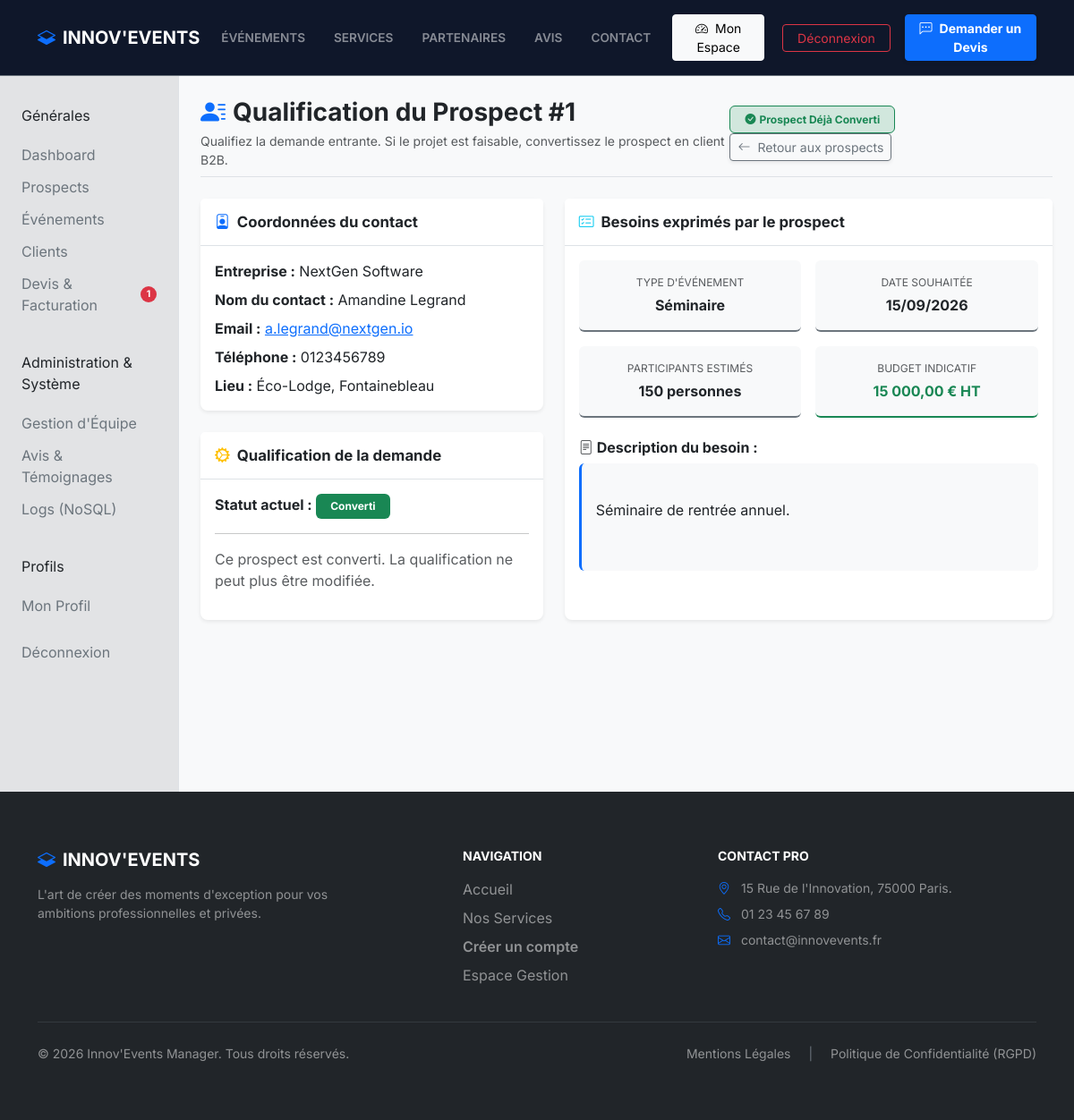
Page /index.php?action=view_prospect&id=1 (signed in) on the committed database.
### tables this page shows
CREATE TABLE prospects (
id INT AUTO_INCREMENT PRIMARY KEY,
user_id INT NULL,
company_id INT NULL,
company_name VARCHAR(255) NOT NULL,
contact_name VARCHAR(255) NOT NULL,
email VARCHAR(255) NOT NULL,
phone VARCHAR(50) NOT NULL,
event_type VARCHAR(100) NOT NULL,
event_date DATE NULL,
location VARCHAR(255) NULL,
estimated_participants INT NULL,
budget DECIMAL(10, 2) NULL,
description TEXT NULL,
rejection_reason TEXT NULL,
status VARCHAR(50) NOT NULL DEFAULT 'à contacter',
created_at TIMESTAMP DEFAULT CURRENT_TIMESTAMP,
CONSTRAINT fk_prospects_user
FOREIGN KEY (user_id) REFERENCES users(id)
ON DELETE CASCADE ON UPDATE CASCADE,
CONSTRAINT fk_prospects_company
FOREIGN KEY (company_id) REFERENCES companies(id)
ON DELETE CASCADE ON UPDATE CASCADE
);

### src/controllers/DashboardController.php (called while the page is built, shortened)
<?php
require_once __DIR__ . '/../models/sql/Prospect.php';
class DashboardController extends BaseController
{
    public function showProspectDetails(int $id): void
    {
        $prospectModel = new Prospect();
        $prospect = $prospectModel->find($id);
        require __DIR__ . '/../views/partials/header.php';
        require __DIR__ . '/../views/admin/view_prospect.php';
        require __DIR__ . '/../views/partials/footer.php';
    }
}

### src/config/Database.php (called while the page is built, shortened)
<?php
class Database {
    private static $instance = null;
    private function __construct() {
        $host    = 'db';
        $db      = 'innovevents_db';
        $user    = 'root';
        $pass    = 'root_password';
        $charset = 'utf8mb4';
        $dsn = "mysql:host=$host;dbname=$db;charset=$charset";
        try {
            $this->pdo = new PDO($dsn, $user, $pass, [
                PDO::ATTR_ERRMODE => PDO::ERRMODE_EXCEPTION,
                PDO::ATTR_DEFAULT_FETCH_MODE => PDO::FETCH_ASSOC,
                PDO::ATTR_EMULATE_PREPARES => false
            ]);
        } catch (\PDOException $e) {
            error_log("Database connection failure: " . $e->getMessage());
            die("Erreur de connexion à la base de données. Veuillez réessayer plus tard.");
        }
    }
    public static function getInstance() {
        if (self::$instance === null) {
            self::$instance = new Database();
        }
        return self::$instance->pdo;
    }
}

### src/models/sql/Prospect.php (called while the page is built, shortened)
<?php
require_once __DIR__ . '/../../config/Database.php';
class Prospect
{
    private $db;
    public function __construct()
    {
        $this->db = Database::getInstance();
    }
    public function find(int $id)
    {
        try {
            $query = "SELECT * FROM prospects WHERE id = :id LIMIT 1";
            $stmt = $this->db->prepare($query);
            $stmt->execute([':id' => $id]);
            return $stmt->fetch(PDO::FETCH_ASSOC);
        } catch (\PDOException $e) {
            error_log("Erreur lors de la récupération du prospect $id : " . $e->getMessage());
            return false;
        }
    }
}

### src/views/admin/view_prospect.php (the view, shortened to what this page needs)
<?php
$isConverted = ($prospect['status'] ?? '') === 'converti';
?>
<div class="container-fluid bg-light min-vh-100">
    <div class="row">
        <?php require __DIR__ . '/../partials/sidebar.php'; ?>
        <main class="col-md-9 ms-sm-auto col-lg-10 px-md-4 py-2">
            <div class="d-flex justify-content-between align-items-center pt-3 pb-2 mb-4 border-bottom">
                <div>
                    <h1 class="h3 fw-bold text-dark mb-1">
                        <i class="bi bi-person-lines-fill text-primary me-2"></i>Qualification du Prospect #<?= (int)$prospect['id'] ?>
                    </h1>
                    <p class="text-muted small mb-0">
                        Qualifiez la demande entrante. Si le projet est faisable, convertissez le prospect en client B2B.
                    </p>
                </div>
                <div>
                    <?php if (!$isConverted): ?>
                        <a href="index.php?action=show_convert_form&id=<?= (int)$prospect['id'] ?>" class="btn btn-primary shadow-sm me-2" style="background-color: #3B82F6; border: none;">
                            <i class="bi bi-magic me-2"></i>Convertir en Client
                        </a>
                    <?php else: ?>
                        <span class="badge bg-success-subtle text-success border border-success px-3 py-2 me-2">
                            <i class="bi bi-check-circle-fill me-1"></i>Prospect Déjà Converti
                        </span>
                    <?php endif; ?>
                    <a href="index.php?action=prospects" class="btn btn-outline-secondary btn-sm shadow-sm">
                        <i class="bi bi-arrow-left me-2"></i>Retour aux prospects
                    </a>
                </div>
            </div>
            <div class="row g-4">
                <div class="col-md-5">
                    <div class="card border-0 shadow-sm rounded-3 mb-4">
                        <div class="card-header bg-white py-3 border-bottom">
                            <h5 class="mb-0 fw-bold text-dark" style="font-size: 1.05rem;">
                                <i class="bi bi-person-badge text-primary me-2"></i>Coordonnées du contact
                            </h5>
                        </div>
                        <div class="card-body">
                            <p class="mb-2"><strong>Entreprise :</strong> <?= htmlspecialchars($prospect['company_name'] ?? '', ENT_QUOTES, 'UTF-8') ?></p>
                            <p class="mb-2"><strong>Nom du contact :</strong> <?= htmlspecialchars($prospect['contact_name'] ?? '', ENT_QUOTES, 'UTF-8') ?></p>
                            <p class="mb-2"><strong>Email :</strong> <a href="mailto:<?= htmlspecialchars($prospect['email'] ?? '', ENT_QUOTES, 'UTF-8') ?>"><?= htmlspecialchars($prospect['email'] ?? '', ENT_QUOTES, 'UTF-8') ?></a></p>
                            <p class="mb-2"><strong>Téléphone :</strong> <?= htmlspecialchars($prospect['phone'] ?? '', ENT_QUOTES, 'UTF-8') ?></p>
                            <p class="mb-0"><strong>Lieu :</strong> <?= htmlspecialchars($prospect['location'] ?? 'Non spécifié', ENT_QUOTES, 'UTF-8') ?></p>
                        </div>
                    </div>
                    <div class="card border-0 shadow-sm rounded-3">
                        <div class="card-header bg-white py-3 border-bottom">
                            <h5 class="mb-0 fw-bold text-dark" style="font-size: 1.05rem;">
                                <i class="bi bi-gear-wide-connected text-warning me-2"></i>Qualification de la demande
                            </h5>
                        </div>
                        <div class="card-body">
                            <p><strong>Statut actuel :</strong>
                                <?php
                                $status = strtolower($prospect['status'] ?? 'à contacter');
                                $badgeClass = 'text-bg-warning';
                                if ($status === 'converti' || $status === 'accepté') $badgeClass = 'text-bg-success';
                                ?>
                                <span class="badge <?= $badgeClass ?> px-3 py-2"><?= ucfirst(htmlspecialchars($status, ENT_QUOTES, 'UTF-8')) ?></span>
                            </p>
                            <hr>
                            <?php if ($status !== 'converti'): ?>
                            <form action="index.php?action=update_prospect_status" method="POST">
                                <input type="hidden" name="csrf_token" value="<?= htmlspecialchars($_SESSION['csrf_token'] ?? '', ENT_QUOTES, 'UTF-8') ?>">
                                <input type="hidden" name="id" value="<?= (int)$prospect['id'] ?>">
                                <div class="mb-3">
                                    <label for="status_select" class="form-label fw-bold text-muted small">Changer l'état du prospect :</label>
                                    <select class="form-select form-select-sm shadow-sm" id="status_select" name="status" aria-label="Sélection du statut prospect">
                                        <option value="à contacter" <?= $status === 'à contacter' ? 'selected' : '' ?>>À contacter</option>
                                        <option value="en attente" <?= $status === 'en attente' ? 'selected' : '' ?>>En attente (Échanges en cours)</option>
                                        <option value="échoué" <?= $status === 'échoué' ? 'selected' : '' ?>>Échoué (Projet infaisable)</option>
                                    </select>
                                </div>
                                <div class="mb-3" id="rejection_block">
                                    <label for="rejection_reason" class="form-label fw-bold text-muted small">Motif du refus / non-faisabilité (envoyé par email) :</label>
                                    <textarea class="form-control form-control-sm" id="rejection_reason" name="rejection_reason" rows="2" placeholder="Ex: Dates indisponibles, budget insuffisant pour la formule demandée..."><?= htmlspecialchars($prospect['rejection_reason'] ?? '', ENT_QUOTES, 'UTF-8') ?></textarea>
                                </div>
                                <button class="btn btn-sm btn-primary w-100 fw-bold" type="submit">
                                    <i class="bi bi-arrow-repeat me-1"></i>Mettre à jour le statut
                                </button>
                                <small class="text-muted d-block mt-2" style="font-size: 0.75rem;">
                                    <i class="bi bi-info-circle me-1"></i>Pour « Échoué », le motif est obligatoire. Chaque soumission enregistre le motif et tente son envoi par email, y compris lors d'une nouvelle tentative.
                                </small>
                            </form>
                            <?php else: ?>
                                <p class="text-muted">Ce prospect est converti. La qualification ne peut plus être modifiée.</p>
                            <?php endif; ?>
                        </div>
                    </div>
                </div>
                <div class="col-md-7">
                    <div class="card border-0 shadow-sm rounded-3 h-100">
                        <div class="card-header bg-white py-3 border-bottom">
                            <h5 class="mb-0 fw-bold text-dark" style="font-size: 1.05rem;">
                                <i class="bi bi-card-checklist text-info me-2"></i>Besoins exprimés par le prospect
                            </h5>
                        </div>
                        <div class="card-body">
                            <div class="row g-3 mb-4">
                                <div class="col-6">
                                    <div class="bg-light p-3 rounded text-center border-bottom border-secondary border-2">
                                        <small class="text-muted text-uppercase d-block mb-1" style="font-size:0.75rem;">Type d'événement</small>
                                        <span class="fw-bold text-dark"><?= htmlspecialchars($prospect['event_type'] ?? 'Non spécifié', ENT_QUOTES, 'UTF-8') ?></span>
                                    </div>
                                </div>
                                <div class="col-6">
                                    <div class="bg-light p-3 rounded text-center border-bottom border-secondary border-2">
                                        <small class="text-muted text-uppercase d-block mb-1" style="font-size:0.75rem;">Date souhaitée</small>
                                        <span class="fw-bold text-dark"><?= !empty($prospect['event_date']) ? date('d/m/Y', strtotime($prospect['event_date'])) : 'Non définie' ?></span>
                                    </div>
                                </div>
                                <div class="col-6">
                                    <div class="bg-light p-3 rounded text-center border-bottom border-secondary border-2">
                                        <small class="text-muted text-uppercase d-block mb-1" style="font-size:0.75rem;">Participants estimés</small>
                                        <span class="fw-bold text-dark"><?= (int)($prospect['estimated_participants'] ?? 0) ?> personnes</span>
                                    </div>
                                </div>
                                <div class="col-6">
                                    <div class="bg-light p-3 rounded text-center border-bottom border-success border-2">
                                        <small class="text-muted text-uppercase d-block mb-1" style="font-size:0.75rem;">Budget indicatif</small>
                                        <span class="fw-bold text-success"><?= number_format($prospect['budget'] ?? 0, 2, ',', ' ') ?> € HT</span>
                                    </div>
                                </div>
                            </div>
                            <h6 class="fw-bold text-dark mb-2"><i class="bi bi-file-text me-1 text-muted"></i>Description du besoin :</h6>
                            <div class="p-3 bg-light rounded text-dark lh-base border-start border-primary border-3" style="min-height: 120px; white-space: pre-line;">
                                <?= htmlspecialchars($prospect['description'] ?? 'Aucune description textuelle fournie.', ENT_QUOTES, 'UTF-8') ?>
                            </div>
                        </div>
                    </div>
                </div>
            </div>
        </main>
    </div>
</div>

### public/css/style.css (style rules this page uses)
body { font-family: 'Inter', system-ui, -apple-system, sans-serif !important; color: #475569 !important; }

### rows in the picture
prospects: id "1", company_name "NextGen Software", contact_name "Amandine Legrand", email "a.legrand@nextgen.io", phone "0123456789", location "Éco-Lodge, Fontainebleau", status "Converti", event_type "Séminaire", event_date "15/09/2026", estimated_participants "150", budget "15 000,00", description "Séminaire de rentrée annuel."

### other values in the picture
$sectionTitle "Générales"
$item['label'] "Dashboard"
$item['label'] "Prospects"
$item['label'] "Événements"
$item['label'] "Clients"
$item['label'] "Devis & Facturation"
$badge "1"
$sectionTitle "Administration & Système"
$item['label'] "Gestion d'Équipe"
$item['label'] "Avis & Témoignages"
$item['label'] "Logs (NoSQL)"
$sectionTitle "Profils"
$item['label'] "Mon Profil"
$item['label'] "Déconnexion"
